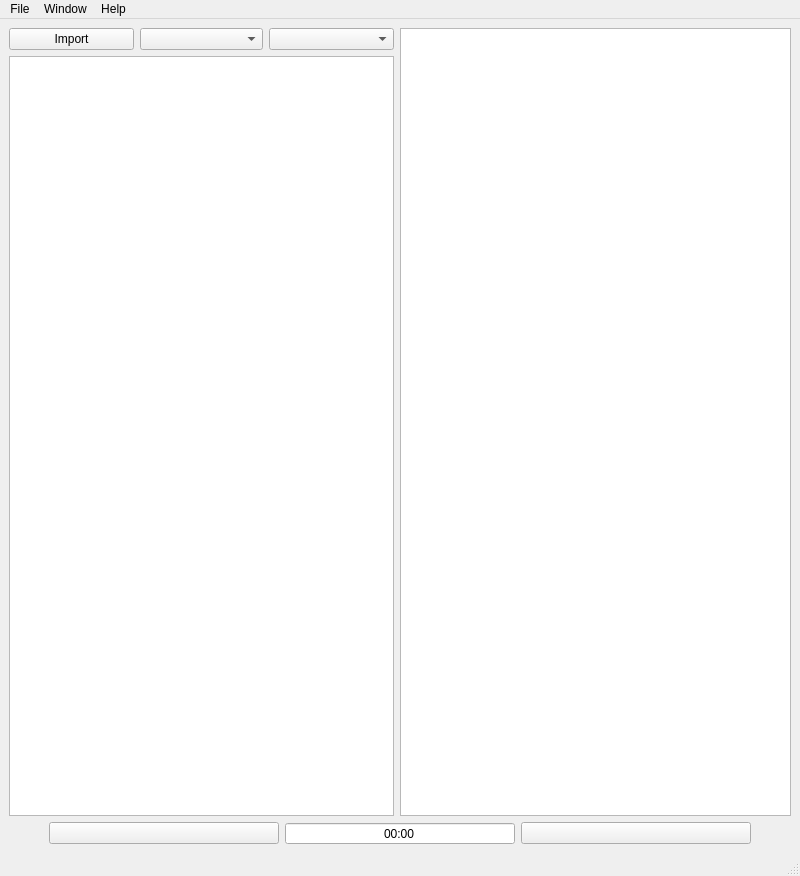
<?xml version="1.0" encoding="UTF-8"?>
<ui version="4.0">
 <class>MainWindow</class>
 <widget class="QMainWindow" name="MainWindow">
  <property name="geometry">
   <rect>
    <x>0</x>
    <y>0</y>
    <width>800</width>
    <height>876</height>
   </rect>
  </property>
  <property name="minimumSize">
   <size>
    <width>800</width>
    <height>0</height>
   </size>
  </property>
  <property name="windowTitle">
   <string>MainWindow</string>
  </property>
  <widget class="QWidget" name="centralwidget">
   <layout class="QVBoxLayout" name="verticalLayout_2">
    <item>
     <layout class="QHBoxLayout" name="horizontalLayout">
      <property name="spacing">
       <number>6</number>
      </property>
      <property name="sizeConstraint">
       <enum>QLayout::SetDefaultConstraint</enum>
      </property>
      <item>
       <layout class="QVBoxLayout" name="verticalLayout">
        <property name="sizeConstraint">
         <enum>QLayout::SetDefaultConstraint</enum>
        </property>
        <item>
         <layout class="QGridLayout" name="gridLayout">
          <property name="sizeConstraint">
           <enum>QLayout::SetMaximumSize</enum>
          </property>
          <item row="0" column="0">
           <widget class="QPushButton" name="import_2">
            <property name="sizePolicy">
             <sizepolicy hsizetype="Minimum" vsizetype="Fixed">
              <horstretch>0</horstretch>
              <verstretch>0</verstretch>
             </sizepolicy>
            </property>
            <property name="styleSheet">
             <string notr="true">font: 10pt &quot;Segoe UI&quot;;</string>
            </property>
            <property name="text">
             <string>Import</string>
            </property>
            <property name="icon">
             <iconset>
              <normaloff>Assets/plus.png</normaloff>Assets/plus.png</iconset>
            </property>
            <property name="iconSize">
             <size>
              <width>11</width>
              <height>11</height>
             </size>
            </property>
           </widget>
          </item>
          <item row="0" column="1">
           <widget class="QComboBox" name="MicSelect">
            <property name="maximumSize">
             <size>
              <width>123</width>
              <height>16777215</height>
             </size>
            </property>
           </widget>
          </item>
          <item row="0" column="2">
           <widget class="QComboBox" name="LanguageSelect"/>
          </item>
         </layout>
        </item>
        <item>
         <widget class="QListWidget" name="listWidget">
          <property name="maximumSize">
           <size>
            <width>385</width>
            <height>16777215</height>
           </size>
          </property>
         </widget>
        </item>
       </layout>
      </item>
      <item>
       <widget class="QTextBrowser" name="textBrowser"/>
      </item>
     </layout>
    </item>
    <item>
     <layout class="QGridLayout" name="gridLayout_2">
      <item row="0" column="1">
       <widget class="QPushButton" name="Start">
        <property name="sizePolicy">
         <sizepolicy hsizetype="Minimum" vsizetype="Fixed">
          <horstretch>0</horstretch>
          <verstretch>0</verstretch>
         </sizepolicy>
        </property>
        <property name="text">
         <string/>
        </property>
        <property name="icon">
         <iconset>
          <normaloff>Assets/spielen.png</normaloff>Assets/spielen.png</iconset>
        </property>
       </widget>
      </item>
      <item row="0" column="3">
       <widget class="QPushButton" name="Pause">
        <property name="sizePolicy">
         <sizepolicy hsizetype="Minimum" vsizetype="Fixed">
          <horstretch>0</horstretch>
          <verstretch>0</verstretch>
         </sizepolicy>
        </property>
        <property name="text">
         <string/>
        </property>
        <property name="icon">
         <iconset>
          <normaloff>Assets/pause.png</normaloff>Assets/pause.png</iconset>
        </property>
       </widget>
      </item>
      <item row="0" column="0">
       <spacer name="horizontalSpacer">
        <property name="orientation">
         <enum>Qt::Horizontal</enum>
        </property>
        <property name="sizeType">
         <enum>QSizePolicy::Preferred</enum>
        </property>
        <property name="sizeHint" stdset="0">
         <size>
          <width>40</width>
          <height>20</height>
         </size>
        </property>
       </spacer>
      </item>
      <item row="0" column="4">
       <spacer name="horizontalSpacer_2">
        <property name="orientation">
         <enum>Qt::Horizontal</enum>
        </property>
        <property name="sizeType">
         <enum>QSizePolicy::Preferred</enum>
        </property>
        <property name="sizeHint" stdset="0">
         <size>
          <width>40</width>
          <height>20</height>
         </size>
        </property>
       </spacer>
      </item>
      <item row="0" column="2">
       <widget class="QTimeEdit" name="timeEdit">
        <property name="sizePolicy">
         <sizepolicy hsizetype="Minimum" vsizetype="Fixed">
          <horstretch>0</horstretch>
          <verstretch>0</verstretch>
         </sizepolicy>
        </property>
        <property name="alignment">
         <set>Qt::AlignCenter</set>
        </property>
        <property name="readOnly">
         <bool>true</bool>
        </property>
        <property name="buttonSymbols">
         <enum>QAbstractSpinBox::NoButtons</enum>
        </property>
        <property name="currentSection">
         <enum>QDateTimeEdit::MinuteSection</enum>
        </property>
        <property name="displayFormat">
         <string>mm:ss</string>
        </property>
       </widget>
      </item>
     </layout>
    </item>
   </layout>
  </widget>
  <widget class="QMenuBar" name="menubar">
   <property name="geometry">
    <rect>
     <x>0</x>
     <y>0</y>
     <width>800</width>
     <height>22</height>
    </rect>
   </property>
   <widget class="QMenu" name="menuFile">
    <property name="title">
     <string>File</string>
    </property>
    <addaction name="actionNew"/>
   </widget>
   <widget class="QMenu" name="menuWindow">
    <property name="title">
     <string>Window</string>
    </property>
   </widget>
   <widget class="QMenu" name="menuHelp">
    <property name="title">
     <string>Help</string>
    </property>
   </widget>
   <addaction name="menuFile"/>
   <addaction name="menuWindow"/>
   <addaction name="menuHelp"/>
  </widget>
  <widget class="QStatusBar" name="statusbar"/>
  <action name="actionNew">
   <property name="text">
    <string>New</string>
   </property>
  </action>
 </widget>
 <resources/>
 <connections/>
</ui>
